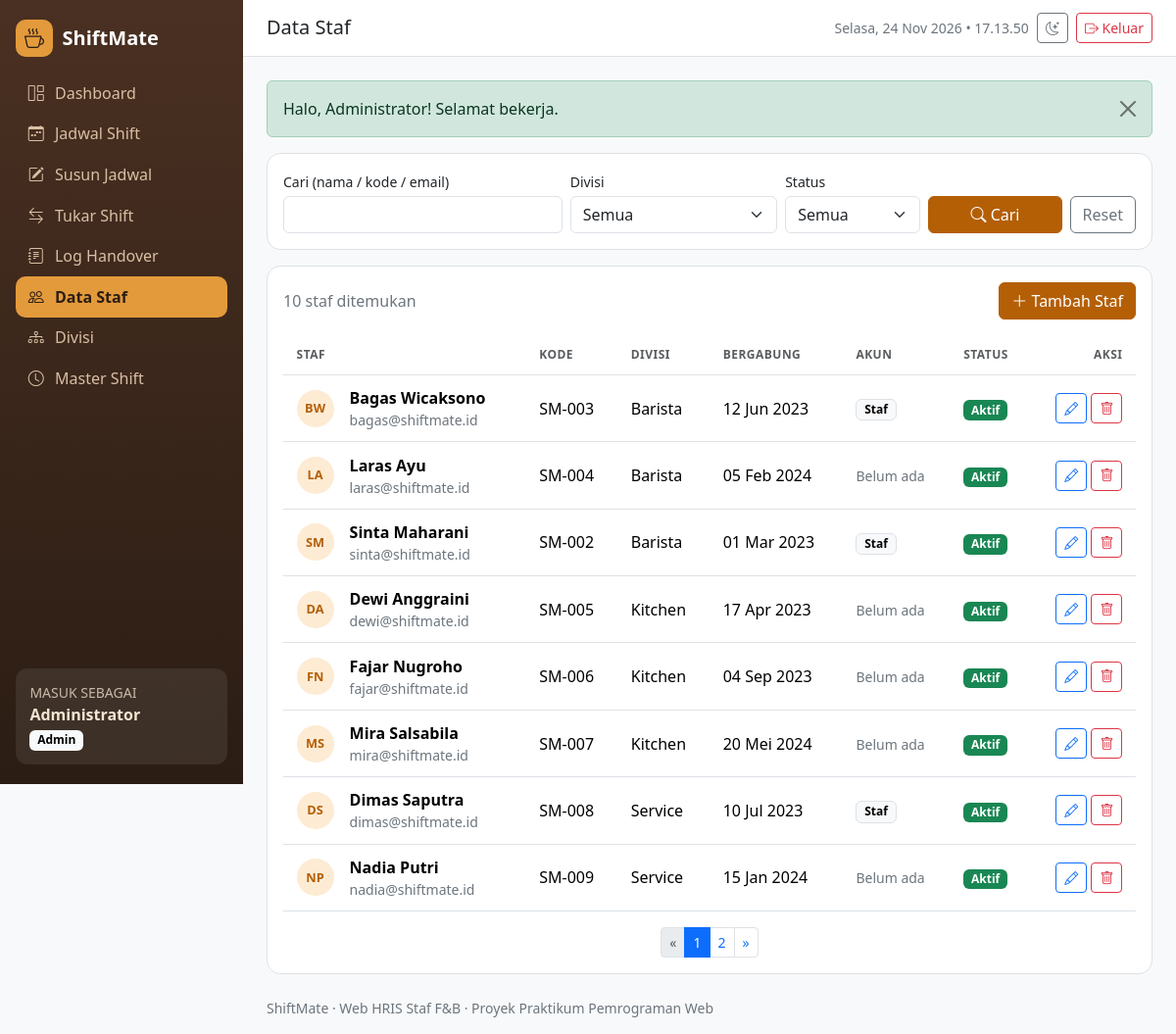
Page /staf/index.php (signed in) on the committed database.
### tables this page shows
CREATE TABLE staf (
  id_staf       INT(5) NOT NULL AUTO_INCREMENT PRIMARY KEY,
  kode_staf     VARCHAR(10) NOT NULL UNIQUE,
  nama_lengkap  VARCHAR(80) NOT NULL,
  email         VARCHAR(80) NOT NULL,
  no_hp         VARCHAR(20) NOT NULL,
  tgl_bergabung DATE NOT NULL,
  status        ENUM('Aktif','Nonaktif') NOT NULL DEFAULT 'Aktif',
  foto          VARCHAR(120) DEFAULT NULL,
  id_divisi     INT(3) NOT NULL,
  FOREIGN KEY (id_divisi) REFERENCES divisi(id_divisi) ON DELETE RESTRICT
);

CREATE TABLE divisi (
  id_divisi      INT(3) NOT NULL AUTO_INCREMENT PRIMARY KEY,
  nama_divisi    VARCHAR(30) NOT NULL,
  min_per_shift  INT(2) NOT NULL DEFAULT 1        
);

CREATE TABLE users (
  id_user   INT(5) NOT NULL AUTO_INCREMENT PRIMARY KEY,
  username  VARCHAR(30) NOT NULL UNIQUE,
  password  VARCHAR(255) NOT NULL,                 
  role      ENUM('admin','head_store','staf') NOT NULL DEFAULT 'staf',
  id_staf   INT(5) DEFAULT NULL,
  FOREIGN KEY (id_staf) REFERENCES staf(id_staf) ON DELETE CASCADE
);

### staf/index.php (the view, shortened to what this page needs)
<?php
require_once __DIR__ . '/../config/koneksi.php';
$q      = trim($_GET['q'] ?? '');
$status = $_GET['status'] ?? '';
$hal    = max(1, (int)($_GET['hal'] ?? 1));
$batas  = 8;
$where = []; $tipe = ''; $param = [];
$sqlWhere = $where ? 'WHERE ' . implode(' AND ', $where) : '';
$total  = (int)q1($konek, "SELECT COUNT(*) AS n FROM staf s $sqlWhere", $tipe, $param)['n'];
$jmlHal = max(1, (int)ceil($total / $batas));
$hal    = min($hal, $jmlHal);
$mulai  = ($hal - 1) * $batas;
$data = q($konek,
    "SELECT s.id_staf, s.kode_staf, s.nama_lengkap, s.email, s.no_hp, s.foto, s.status, s.tgl_bergabung, d.nama_divisi, u.role
     FROM staf s INNER JOIN divisi d ON s.id_divisi = d.id_divisi LEFT JOIN users u ON u.id_staf = s.id_staf
     $sqlWhere ORDER BY d.id_divisi, s.nama_lengkap LIMIT ?, ?", $tipe . 'ii', array_merge($param, [$mulai, $batas]));
function urlHal($h) { $p = $_GET; $p['hal'] = $h; return '?' . http_build_query($p); }
include __DIR__ . '/../includes/header.php';
?>
<div class="card mb-3"><div class="card-body">
  <form class="row g-2 align-items-end" method="get">
    <div class="col-md-4"><label class="form-label small mb-1">Cari (nama / kode / email)</label><input type="text" name="q" class="form-control" value="<?= e($q) ?>"></div>
    <div class="col-md-3"><label class="form-label small mb-1">Divisi</label>
      <select name="divisi" class="form-select"><option value="0">Semua</option>
      </select></div>
    <div class="col-md-2"><label class="form-label small mb-1">Status</label>
      <select name="status" class="form-select"><option value="">Semua</option>
        <?php foreach (['Aktif', 'Nonaktif'] as $s): ?><option <?= $status === $s ? 'selected' : '' ?>><?= $s ?></option><?php endforeach; ?></select></div>
    <div class="col-md-3 d-flex gap-2"><button class="btn btn-brand flex-fill"><i class="bi bi-search"></i> Cari</button><a class="btn btn-outline-secondary" href="index.php">Reset</a></div>
  </form>
</div></div>
<div class="card"><div class="card-body">
  <div class="d-flex justify-content-between align-items-center mb-3">
    <div class="text-secondary"><?= $total ?> staf ditemukan</div>
    <a href="form.php" class="btn btn-brand"><i class="bi bi-plus-lg"></i> Tambah Staf</a>
  </div>
  <div class="table-responsive"><table class="table table-hover align-middle mb-0">
    <thead><tr><th>Staf</th><th>Kode</th><th>Divisi</th><th>Bergabung</th><th>Akun</th><th>Status</th><th class="text-end">Aksi</th></tr></thead>
    <tbody>
    <?php foreach ($data as $r): ?>
      <tr>
        <td><div class="d-flex align-items-center gap-3"><?= avatar($r['nama_lengkap'], $r['foto']) ?><div><div class="fw-semibold"><?= e($r['nama_lengkap']) ?></div><div class="small text-secondary"><?= e($r['email']) ?></div></div></div></td>
        <td><?= e($r['kode_staf']) ?></td><td><?= e($r['nama_divisi']) ?></td><td><?= tgl_indo($r['tgl_bergabung']) ?></td>
        <td><?= $r['role'] ? '<span class="badge text-bg-light border">' . e(label_role($r['role'])) . '</span>' : '<span class="text-secondary small">Belum ada</span>' ?></td>
        <td><?= badge_status($r['status']) ?></td>
        <td class="text-end text-nowrap">
          <a class="btn btn-sm btn-outline-primary" href="form.php?id=<?= $r['id_staf'] ?>" title="Ubah"><i class="bi bi-pencil"></i></a>
          <form class="d-inline" method="post" action="hapus.php" data-confirm="Hapus <?= e($r['nama_lengkap']) ?>? Jadwal, handover, dan akunnya ikut terhapus. Pertimbangkan menonaktifkan saja.">
            <?= csrf_field() ?><input type="hidden" name="id" value="<?= $r['id_staf'] ?>"><button class="btn btn-sm btn-outline-danger" title="Hapus"><i class="bi bi-trash"></i></button>
          </form>
        </td>
      </tr>
    <?php endforeach; ?>
    </tbody></table></div>
  <?php if ($jmlHal > 1): ?>
  <nav class="mt-3"><ul class="pagination pagination-sm justify-content-center mb-0">
    <li class="page-item <?= $hal <= 1 ? 'disabled' : '' ?>"><a class="page-link" href="<?= urlHal($hal - 1) ?>">&laquo;</a></li>
    <?php for ($i = 1; $i <= $jmlHal; $i++): ?><li class="page-item <?= $i === $hal ? 'active' : '' ?>"><a class="page-link" href="<?= urlHal($i) ?>"><?= $i ?></a></li><?php endfor; ?>
    <li class="page-item <?= $hal >= $jmlHal ? 'disabled' : '' ?>"><a class="page-link" href="<?= urlHal($hal + 1) ?>">&raquo;</a></li>
  </ul></nav>
  <?php endif; ?>
</div></div>
<?php include __DIR__ . '/../includes/footer.php'; ?>

### includes/functions.php (shortened to what this page needs)
<?php
function e($teks) { return htmlspecialchars((string)$teks, ENT_QUOTES, 'UTF-8'); }
function label_role($r) { return ['admin' => 'Admin', 'head_store' => 'Head Store', 'staf' => 'Staf'][$r] ?? $r; }
function tgl_indo($tanggal) {
    $t = strtotime($tanggal);
    return date('d', $t) . ' ' . NAMA_BULAN[(int)date('n', $t)] . ' ' . date('Y', $t);
}
function badge_status($status) {
    $map = ['Aktif' => 'success', 'Nonaktif' => 'secondary', 'Menunggu Rekan' => 'warning', 'Menunggu Head Store' => 'info',
            'Disetujui' => 'success', 'Ditolak' => 'danger', 'Dibatalkan' => 'secondary'];
    return '<span class="badge text-bg-' . ($map[$status] ?? 'secondary') . '">' . e($status) . '</span>';
}
function inisial($nama) {
    $p = preg_split('/\s+/', trim($nama));
    return strtoupper(substr($p[0], 0, 1) . (isset($p[1]) ? substr($p[1], 0, 1) : ''));
}
function avatar($nama, $foto, $besar = false) {
    $kelas = 'avatar' . ($besar ? ' avatar-lg' : '');
    return '<span class="' . $kelas . '">' . e(inisial($nama)) . '</span>';
}
function q($konek, $sql, $tipe = '', $param = []) {
    $s = mysqli_prepare($konek, $sql);
    if ($param) mysqli_stmt_bind_param($s, $tipe, ...$param);
    mysqli_stmt_execute($s);
    $r = mysqli_stmt_get_result($s);
    return $r ? mysqli_fetch_all($r, MYSQLI_ASSOC) : [];
}
function q1($konek, $sql, $tipe = '', $param = []) {
    $baris = q($konek, $sql, $tipe, $param);
    return $baris[0] ?? null;
}

### assets/css/style.css (style rules this page uses)
:root { --brand: #b45f06; --brand-dark: #8a4705; --brand-soft: #fdebd3; --espresso: #2b1d14; --espresso-2: #4a3022; --sidebar-w: 248px; }
body { font-family: 'Segoe UI', system-ui, -apple-system, Roboto, sans-serif; background: var(--bs-tertiary-bg); }
.card { border: 1px solid var(--bs-border-color); border-radius: 14px; }
.avatar { width: 38px; height: 38px; border-radius: 50%; object-fit: cover; background: var(--brand-soft); color: var(--brand); display: inline-grid; place-items: center; font-weight: 700; font-size: .8rem; flex-shrink: 0; }
.table > :not(caption) > * > * { padding: .7rem .85rem; vertical-align: middle; }
.table thead th { font-size: .75rem; text-transform: uppercase; letter-spacing: .04em; color: var(--bs-secondary-color); }
.btn-brand { background: var(--brand); border-color: var(--brand); color: #fff; }

### rows in the picture
staf: nama_lengkap "BW", nama_lengkap "Bagas Wicaksono", email "bagas@shiftmate.id", kode_staf "SM-003", id_divisi.nama_divisi "Barista", tgl_bergabung "12 Jun 2023", users.role "Staf", status "Aktif"
staf: nama_lengkap "LA", nama_lengkap "Laras Ayu", email "laras@shiftmate.id", kode_staf "SM-004", id_divisi.nama_divisi "Barista", tgl_bergabung "05 Feb 2024", shows "Belum ada", status "Aktif"
staf: nama_lengkap "SM", nama_lengkap "Sinta Maharani", email "sinta@shiftmate.id", kode_staf "SM-002", id_divisi.nama_divisi "Barista", tgl_bergabung "01 Mar 2023", users.role "Staf", status "Aktif"
staf: nama_lengkap "DA", nama_lengkap "Dewi Anggraini", email "dewi@shiftmate.id", kode_staf "SM-005", id_divisi.nama_divisi "Kitchen", tgl_bergabung "17 Apr 2023", shows "Belum ada", status "Aktif"
staf: nama_lengkap "FN", nama_lengkap "Fajar Nugroho", email "fajar@shiftmate.id", kode_staf "SM-006", id_divisi.nama_divisi "Kitchen", tgl_bergabung "04 Sep 2023", shows "Belum ada", status "Aktif"
staf: nama_lengkap "MS", nama_lengkap "Mira Salsabila", email "mira@shiftmate.id", kode_staf "SM-007", id_divisi.nama_divisi "Kitchen", tgl_bergabung "20 Mei 2024", shows "Belum ada", status "Aktif"
staf: nama_lengkap "DS", nama_lengkap "Dimas Saputra", email "dimas@shiftmate.id", kode_staf "SM-008", id_divisi.nama_divisi "Service", tgl_bergabung "10 Jul 2023", users.role "Staf", status "Aktif"
staf: nama_lengkap "NP", nama_lengkap "Nadia Putri", email "nadia@shiftmate.id", kode_staf "SM-009", id_divisi.nama_divisi "Service", tgl_bergabung "15 Jan 2024", shows "Belum ada", status "Aktif"

### other values in the picture
APP_NAME "ShiftMate"
$m[3] "Dashboard"
$m[3] "Jadwal Shift"
$m[3] "Susun Jadwal"
$m[3] "Tukar Shift"
$m[3] "Log Handover"
$m[3] "Data Staf"
$m[3] "Divisi"
$m[3] "Master Shift"
$_SESSION['nama'] "Administrator"
label_role($role) "Admin"
$judul "Data Staf"
$f[1] "Halo, Administrator! Selamat bekerja."
$total "10"
